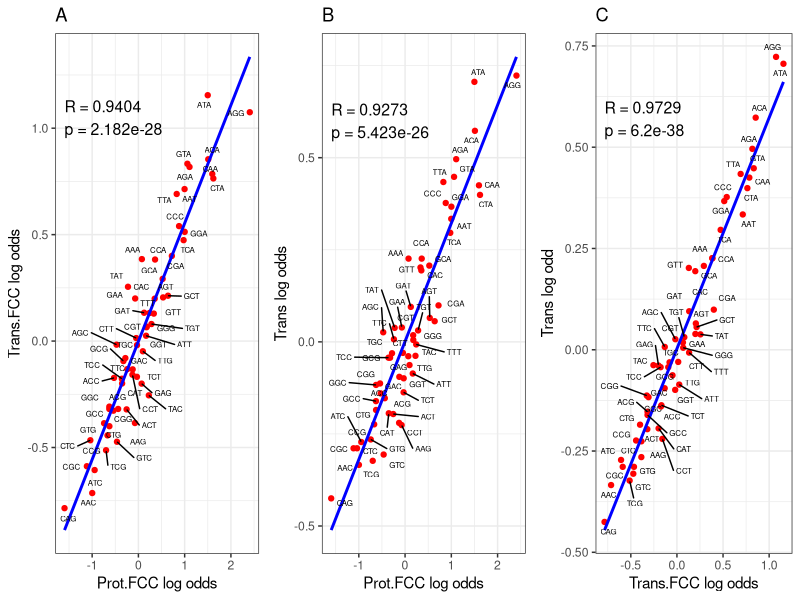

The R script that drew this image:
library(ggplot2)
library(ggrepel)
library(gridExtra)

prot_FCC <- read.csv("Prot_FCC_log_odds.csv")
trans_FCC <- read.csv("Trans_FCC_log_odds.csv")
trans <- read.csv("Trans_log_odds.csv")

#Rename columns of the log_odds in each 
names(prot_FCC)[names(prot_FCC) == "Log_Odds"] <- "Prot.FCC.odds"
names(trans_FCC)[names(trans_FCC) == "Log_Odds"] <- "Trans.FCC.odds"
names(trans)[names(trans) == "Log_Odds"] <- "Trans.odds"
#Renaming the columns of the std errors in each 
names(prot_FCC)[names(prot_FCC) == "Std_Error"] <- "Prot.FCC.Std"
names(trans_FCC)[names(trans_FCC) == "Std_Error"] <- "Trans.FCC.Std"
names(trans)[names(trans) == "Std_Error"] <- "Trans.Std"

merged_list <- list(prot_FCC, trans_FCC, trans)
#Merging the data frames within merged_list using the base reduce function -- this is not the most efficient for large data sets -
#Consider using the reduce() function from tidyverse as it is more fast/efficient
merged_df <- Reduce(function(x,y) merge(x,y, by = c("Amino_acid","Codon"), all=TRUE), merged_list)

merged_df <- merged_df[, c("Amino_acid", "Codon",  
                           "Prot.FCC.odds", "Prot.FCC.Std", 
                           "Trans.FCC.odds", "Trans.FCC.Std",  
                           "Trans.odds", "Trans.Std", 
                           "Last_base")]
                    
#Extracting the log odds columns from each df
Prot_FCC <- unlist(merged_df$Prot.FCC.odds)
Trans_FCC <- unlist(merged_df$Trans.FCC.odds)
Trans <- unlist(merged_df$Trans.odds)
#Performing a pearson correlation test between the three metrics
cor_test1 <- cor.test(Prot_FCC, Trans_FCC, method = "pearson")
cor_test2 <- cor.test(Prot_FCC, Trans, method = "pearson")
cor_test3 <- cor.test(Trans, Trans_FCC, method = "pearson")
#Pulling out the R-values and P-values to a variable
r1_value <- round(cor_test1$estimate, digits = 4)
p1_value <- signif(cor_test1$p.value, digits = 4)
r2_value <- round(cor_test2$estimate, digits = 4)
p2_value <- signif(cor_test2$p.value, digits = 4)
r3_value <- round(cor_test3$estimate, digits = 4)
p3_value <- signif(cor_test3$p.value, digits = 4)

#Creating a scatter plot for the log odds from prot.FCC and Trans.FCC
                    
  p1 <- ggplot(merged_df, aes(x = merged_df$Prot.FCC.odds, y = merged_df$Trans.FCC.odds)) +
    geom_point(color = "red") +  # Scatter points to represent each codon
    geom_smooth(method = "lm", color = "blue", se = FALSE) +  # Regression line without 95% confidence intervals --> se = FALSE
    geom_text_repel(aes(label = Codon), size = 2, max.overlaps = Inf) +  #Adding codon labels and using ggrepel to avoid overlaps
    labs(x = "Prot.FCC log odds", y = "Trans.FCC log odds", title = "A") + #Labelling axis and adding plot title 
    annotate("text", x = min(merged_df$Prot.FCC.odds), y = 1.05, #adding the results of the pearson's correlation to the figure
             label = paste0("R = ", r1_value, "\np = ", p1_value),
             hjust = 0, size = 4) +
    theme(aspect.ratio=1) + #making the graph square 
    theme_bw()

  #Plots repeated for prot.FCC vs Trans and Trans.FCC vs Trans               
  p2 <- ggplot(merged_df, aes(x = merged_df$Prot.FCC.odds, y = merged_df$Trans.odds)) +
    geom_point(color = "red") +  
    geom_smooth(method = "lm", color = "blue", se = FALSE) +  
    geom_text_repel(aes(label = Codon), size = 2, max.overlaps = Inf) +  
    labs(x = "Prot.FCC log odds", y = "Trans log odds", title = "B") +
    annotate("text", x = min(merged_df$Prot.FCC.odds), y = 0.6,
             label = paste0("R = ", r2_value, "\np = ", p2_value),
             hjust = 0, size = 4) +
    theme(aspect.ratio=1) +
    theme_bw()

p3 <- ggplot(merged_df, aes(x = merged_df$Trans.FCC.odds, y = merged_df$Trans.odds)) +
    geom_point(color = "red") +  
    geom_smooth(method = "lm", color = "blue", se = FALSE) +  
    geom_text_repel(aes(label = Codon), size = 2, max.overlaps = Inf) +  
    labs(x = "Trans.FCC log odds", y = "Trans log odd", title = "C") +
    annotate("text", x = min(merged_df$Trans.FCC.odds), y = 0.57,
             label = paste0("R = ", r3_value, "\np = ", p3_value),
             hjust = 0, size = 4) +
    theme(aspect.ratio=1) +
    theme_bw()
pdf("Figure_2C-E.pdf", height=5, width=15)
grid.arrange(p1, p2, p3, nrow = 1)

dev.off()



 
